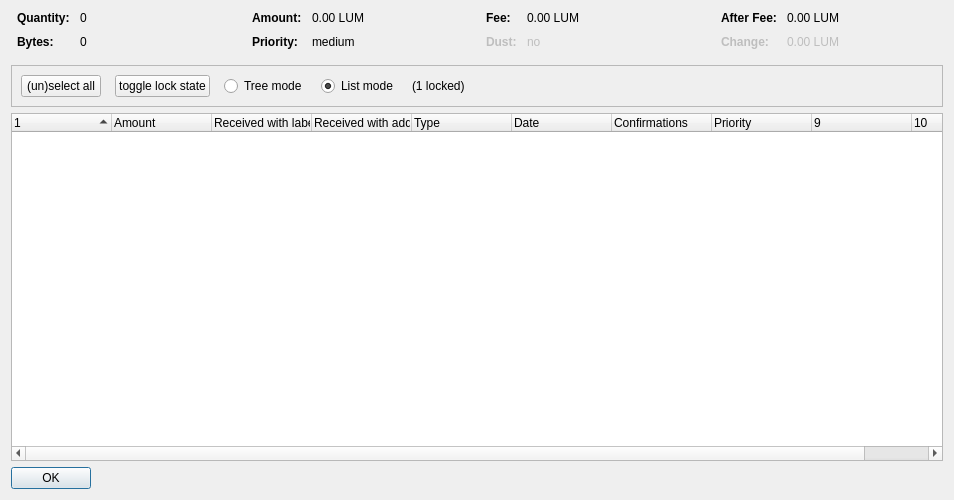
<?xml version="1.0" encoding="UTF-8"?>
<ui version="4.0">
 <class>CoinControlDialog</class>
 <widget class="QDialog" name="CoinControlDialog">
  <property name="geometry">
   <rect>
    <x>0</x>
    <y>0</y>
    <width>954</width>
    <height>500</height>
   </rect>
  </property>
  <property name="windowTitle">
   <string>Coin Selection</string>
  </property>
  <layout class="QVBoxLayout" name="verticalLayout">
   <item>
    <layout class="QHBoxLayout" name="horizontalLayoutTop" stretch="0,0,0,0">
     <property name="topMargin">
      <number>0</number>
     </property>
     <property name="bottomMargin">
      <number>10</number>
     </property>
     <item>
      <layout class="QFormLayout" name="formLayoutCoinControl1">
       <property name="horizontalSpacing">
        <number>10</number>
       </property>
       <property name="verticalSpacing">
        <number>10</number>
       </property>
       <property name="leftMargin">
        <number>6</number>
       </property>
       <property name="rightMargin">
        <number>6</number>
       </property>
       <item row="0" column="0">
        <widget class="QLabel" name="labelCoinControlQuantityText">
         <property name="font">
          <font>
           <weight>75</weight>
           <bold>true</bold>
          </font>
         </property>
         <property name="text">
          <string>Quantity:</string>
         </property>
        </widget>
       </item>
       <item row="0" column="1">
        <widget class="QLabel" name="labelCoinControlQuantity">
         <property name="cursor">
          <cursorShape>IBeamCursor</cursorShape>
         </property>
         <property name="contextMenuPolicy">
          <enum>Qt::ActionsContextMenu</enum>
         </property>
         <property name="text">
          <string notr="true">0</string>
         </property>
         <property name="textInteractionFlags">
          <set>Qt::LinksAccessibleByMouse|Qt::TextSelectableByKeyboard|Qt::TextSelectableByMouse</set>
         </property>
        </widget>
       </item>
       <item row="1" column="0">
        <widget class="QLabel" name="labelCoinControlBytesText">
         <property name="font">
          <font>
           <weight>75</weight>
           <bold>true</bold>
          </font>
         </property>
         <property name="text">
          <string>Bytes:</string>
         </property>
        </widget>
       </item>
       <item row="1" column="1">
        <widget class="QLabel" name="labelCoinControlBytes">
         <property name="cursor">
          <cursorShape>IBeamCursor</cursorShape>
         </property>
         <property name="contextMenuPolicy">
          <enum>Qt::ActionsContextMenu</enum>
         </property>
         <property name="text">
          <string notr="true">0</string>
         </property>
         <property name="textInteractionFlags">
          <set>Qt::LinksAccessibleByMouse|Qt::TextSelectableByKeyboard|Qt::TextSelectableByMouse</set>
         </property>
        </widget>
       </item>
      </layout>
     </item>
     <item>
      <layout class="QFormLayout" name="formLayoutCoinControl2">
       <property name="horizontalSpacing">
        <number>10</number>
       </property>
       <property name="verticalSpacing">
        <number>10</number>
       </property>
       <property name="leftMargin">
        <number>6</number>
       </property>
       <property name="rightMargin">
        <number>6</number>
       </property>
       <item row="0" column="0">
        <widget class="QLabel" name="labelCoinControlAmountText">
         <property name="font">
          <font>
           <weight>75</weight>
           <bold>true</bold>
          </font>
         </property>
         <property name="text">
          <string>Amount:</string>
         </property>
        </widget>
       </item>
       <item row="0" column="1">
        <widget class="QLabel" name="labelCoinControlAmount">
         <property name="cursor">
          <cursorShape>IBeamCursor</cursorShape>
         </property>
         <property name="contextMenuPolicy">
          <enum>Qt::ActionsContextMenu</enum>
         </property>
         <property name="text">
          <string notr="true">0.00 LUM</string>
         </property>
         <property name="textInteractionFlags">
          <set>Qt::LinksAccessibleByMouse|Qt::TextSelectableByKeyboard|Qt::TextSelectableByMouse</set>
         </property>
        </widget>
       </item>
       <item row="1" column="0">
        <widget class="QLabel" name="labelCoinControlPriorityText">
         <property name="font">
          <font>
           <weight>75</weight>
           <bold>true</bold>
          </font>
         </property>
         <property name="text">
          <string>Priority:</string>
         </property>
        </widget>
       </item>
       <item row="1" column="1">
        <widget class="QLabel" name="labelCoinControlPriority">
         <property name="cursor">
          <cursorShape>IBeamCursor</cursorShape>
         </property>
         <property name="contextMenuPolicy">
          <enum>Qt::ActionsContextMenu</enum>
         </property>
         <property name="text">
          <string>medium</string>
         </property>
         <property name="textInteractionFlags">
          <set>Qt::LinksAccessibleByMouse|Qt::TextSelectableByKeyboard|Qt::TextSelectableByMouse</set>
         </property>
        </widget>
       </item>
      </layout>
     </item>
     <item>
      <layout class="QFormLayout" name="formLayoutCoinControl3">
       <property name="horizontalSpacing">
        <number>10</number>
       </property>
       <property name="verticalSpacing">
        <number>10</number>
       </property>
       <property name="leftMargin">
        <number>6</number>
       </property>
       <property name="rightMargin">
        <number>6</number>
       </property>
       <item row="0" column="0">
        <widget class="QLabel" name="labelCoinControlFeeText">
         <property name="font">
          <font>
           <weight>75</weight>
           <bold>true</bold>
          </font>
         </property>
         <property name="text">
          <string>Fee:</string>
         </property>
        </widget>
       </item>
       <item row="0" column="1">
        <widget class="QLabel" name="labelCoinControlFee">
         <property name="cursor">
          <cursorShape>IBeamCursor</cursorShape>
         </property>
         <property name="contextMenuPolicy">
          <enum>Qt::ActionsContextMenu</enum>
         </property>
         <property name="text">
          <string notr="true">0.00 LUM</string>
         </property>
         <property name="textInteractionFlags">
          <set>Qt::LinksAccessibleByMouse|Qt::TextSelectableByKeyboard|Qt::TextSelectableByMouse</set>
         </property>
        </widget>
       </item>
       <item row="1" column="0">
        <widget class="QLabel" name="labelCoinControlLowOutputText">
         <property name="enabled">
          <bool>false</bool>
         </property>
         <property name="font">
          <font>
           <weight>75</weight>
           <bold>true</bold>
          </font>
         </property>
         <property name="text">
          <string>Dust:</string>
         </property>
        </widget>
       </item>
       <item row="1" column="1">
        <widget class="QLabel" name="labelCoinControlLowOutput">
         <property name="enabled">
          <bool>false</bool>
         </property>
         <property name="cursor">
          <cursorShape>IBeamCursor</cursorShape>
         </property>
         <property name="contextMenuPolicy">
          <enum>Qt::ActionsContextMenu</enum>
         </property>
         <property name="text">
          <string>no</string>
         </property>
         <property name="textInteractionFlags">
          <set>Qt::LinksAccessibleByMouse|Qt::TextSelectableByKeyboard|Qt::TextSelectableByMouse</set>
         </property>
        </widget>
       </item>
      </layout>
     </item>
     <item>
      <layout class="QFormLayout" name="formLayoutCoinControl4">
       <property name="horizontalSpacing">
        <number>10</number>
       </property>
       <property name="verticalSpacing">
        <number>10</number>
       </property>
       <property name="leftMargin">
        <number>6</number>
       </property>
       <property name="rightMargin">
        <number>6</number>
       </property>
       <item row="0" column="0">
        <widget class="QLabel" name="labelCoinControlAfterFeeText">
         <property name="font">
          <font>
           <weight>75</weight>
           <bold>true</bold>
          </font>
         </property>
         <property name="text">
          <string>After Fee:</string>
         </property>
        </widget>
       </item>
       <item row="0" column="1">
        <widget class="QLabel" name="labelCoinControlAfterFee">
         <property name="cursor">
          <cursorShape>IBeamCursor</cursorShape>
         </property>
         <property name="contextMenuPolicy">
          <enum>Qt::ActionsContextMenu</enum>
         </property>
         <property name="text">
          <string notr="true">0.00 LUM</string>
         </property>
         <property name="textInteractionFlags">
          <set>Qt::LinksAccessibleByMouse|Qt::TextSelectableByKeyboard|Qt::TextSelectableByMouse</set>
         </property>
        </widget>
       </item>
       <item row="1" column="0">
        <widget class="QLabel" name="labelCoinControlChangeText">
         <property name="enabled">
          <bool>false</bool>
         </property>
         <property name="font">
          <font>
           <weight>75</weight>
           <bold>true</bold>
          </font>
         </property>
         <property name="text">
          <string>Change:</string>
         </property>
        </widget>
       </item>
       <item row="1" column="1">
        <widget class="QLabel" name="labelCoinControlChange">
         <property name="enabled">
          <bool>false</bool>
         </property>
         <property name="cursor">
          <cursorShape>IBeamCursor</cursorShape>
         </property>
         <property name="contextMenuPolicy">
          <enum>Qt::ActionsContextMenu</enum>
         </property>
         <property name="text">
          <string notr="true">0.00 LUM</string>
         </property>
         <property name="textInteractionFlags">
          <set>Qt::LinksAccessibleByMouse|Qt::TextSelectableByKeyboard|Qt::TextSelectableByMouse</set>
         </property>
        </widget>
       </item>
      </layout>
     </item>
    </layout>
   </item>
   <item>
    <widget class="QFrame" name="frame">
     <property name="minimumSize">
      <size>
       <width>0</width>
       <height>40</height>
      </size>
     </property>
     <property name="frameShape">
      <enum>QFrame::StyledPanel</enum>
     </property>
     <property name="frameShadow">
      <enum>QFrame::Sunken</enum>
     </property>
     <layout class="QHBoxLayout" name="horizontalLayout">
      <item>
       <layout class="QHBoxLayout" name="horizontalLayoutPanel" stretch="0,0,0,0,0,0">
        <property name="spacing">
         <number>14</number>
        </property>
        <item>
         <widget class="QPushButton" name="pushButtonSelectAll">
          <property name="sizePolicy">
           <sizepolicy hsizetype="Maximum" vsizetype="Fixed">
            <horstretch>0</horstretch>
            <verstretch>0</verstretch>
           </sizepolicy>
          </property>
          <property name="text">
           <string>(un)select all</string>
          </property>
          <property name="autoDefault">
           <bool>false</bool>
          </property>
         </widget>
        </item>
        <item>
         <widget class="QPushButton" name="pushButtonToggleLock">
          <property name="sizePolicy">
           <sizepolicy hsizetype="Maximum" vsizetype="Fixed">
            <horstretch>0</horstretch>
            <verstretch>0</verstretch>
           </sizepolicy>
          </property>
          <property name="text">
           <string>toggle lock state</string>
          </property>
          <property name="autoDefault">
           <bool>false</bool>
          </property>
         </widget>
        </item>
        <item>
         <widget class="QRadioButton" name="radioTreeMode">
          <property name="sizePolicy">
           <sizepolicy hsizetype="Maximum" vsizetype="Fixed">
            <horstretch>0</horstretch>
            <verstretch>0</verstretch>
           </sizepolicy>
          </property>
          <property name="text">
           <string>Tree mode</string>
          </property>
         </widget>
        </item>
        <item>
         <widget class="QRadioButton" name="radioListMode">
          <property name="sizePolicy">
           <sizepolicy hsizetype="Maximum" vsizetype="Fixed">
            <horstretch>0</horstretch>
            <verstretch>0</verstretch>
           </sizepolicy>
          </property>
          <property name="text">
           <string>List mode</string>
          </property>
          <property name="checked">
           <bool>true</bool>
          </property>
         </widget>
        </item>
        <item>
         <widget class="QLabel" name="labelLocked">
          <property name="text">
           <string>(1 locked)</string>
          </property>
         </widget>
        </item>
        <item>
         <spacer name="horizontalSpacer">
          <property name="orientation">
           <enum>Qt::Horizontal</enum>
          </property>
          <property name="sizeHint" stdset="0">
           <size>
            <width>40</width>
            <height>20</height>
           </size>
          </property>
         </spacer>
        </item>
       </layout>
      </item>
     </layout>
    </widget>
   </item>
   <item>
    <widget class="CoinControlTreeWidget" name="treeWidget">
     <property name="contextMenuPolicy">
      <enum>Qt::CustomContextMenu</enum>
     </property>
     <property name="sortingEnabled">
      <bool>false</bool>
     </property>
     <property name="columnCount">
      <number>10</number>
     </property>
     <attribute name="headerShowSortIndicator" stdset="0">
      <bool>true</bool>
     </attribute>
     <attribute name="headerStretchLastSection">
      <bool>false</bool>
     </attribute>
     <column>
      <property name="text">
       <string/>
      </property>
     </column>
     <column>
      <property name="text">
       <string>Amount</string>
      </property>
     </column>
     <column>
      <property name="text">
       <string>Received with label</string>
      </property>
     </column>
     <column>
      <property name="text">
       <string>Received with address</string>
      </property>
     </column>
     <column>
      <property name="text">
       <string>Type</string>
      </property>
     </column>
     <column>
      <property name="text">
       <string>Date</string>
      </property>
     </column>
     <column>
      <property name="text">
       <string>Confirmations</string>
      </property>
      <property name="toolTip">
       <string>Confirmed</string>
      </property>
     </column>
     <column>
      <property name="text">
       <string>Priority</string>
      </property>
     </column>
     <column>
      <property name="text">
       <string/>
      </property>
     </column>
     <column>
      <property name="text">
       <string/>
      </property>
     </column>
    </widget>
   </item>
   <item>
    <widget class="QDialogButtonBox" name="buttonBox">
     <property name="sizePolicy">
      <sizepolicy hsizetype="Maximum" vsizetype="Fixed">
       <horstretch>0</horstretch>
       <verstretch>0</verstretch>
      </sizepolicy>
     </property>
     <property name="orientation">
      <enum>Qt::Horizontal</enum>
     </property>
     <property name="standardButtons">
      <set>QDialogButtonBox::Ok</set>
     </property>
    </widget>
   </item>
  </layout>
 </widget>
 <customwidgets>
  <customwidget>
   <class>CoinControlTreeWidget</class>
   <extends>QTreeWidget</extends>
   <header>coincontroltreewidget.h</header>
  </customwidget>
 </customwidgets>
 <resources/>
 <connections/>
</ui>
